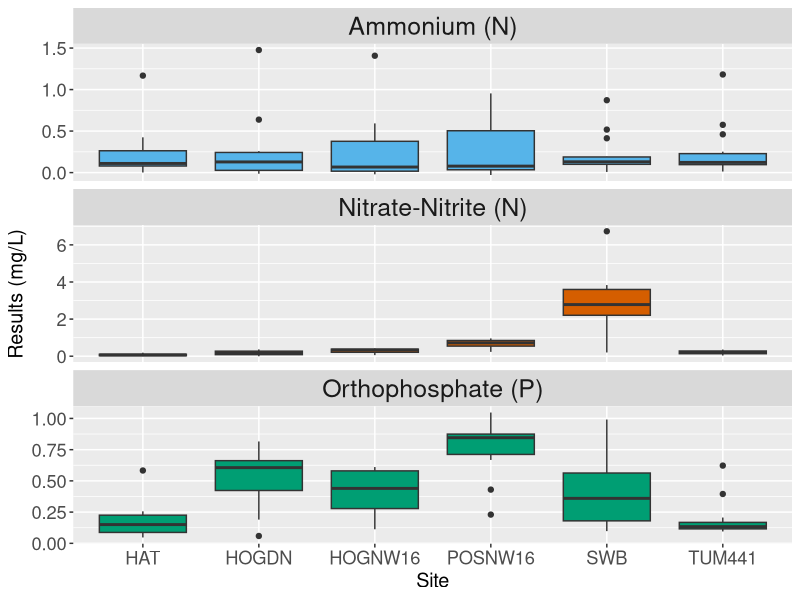
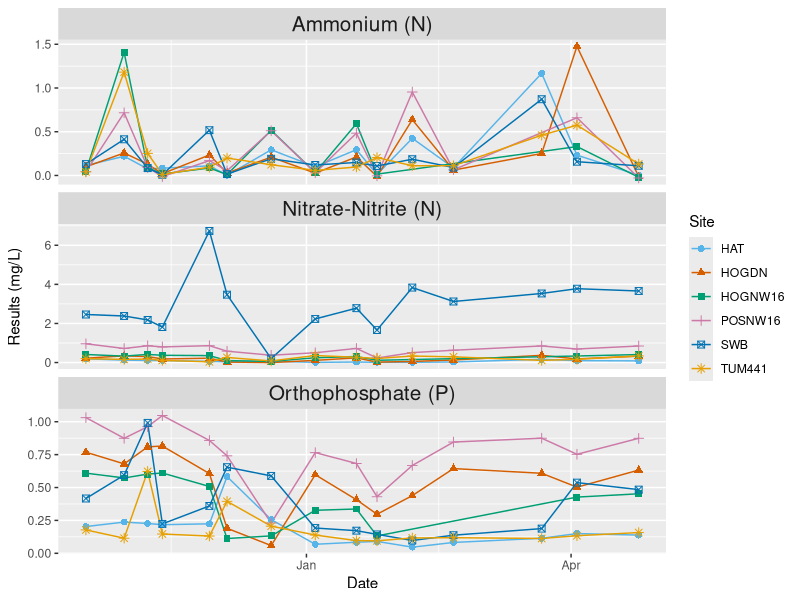
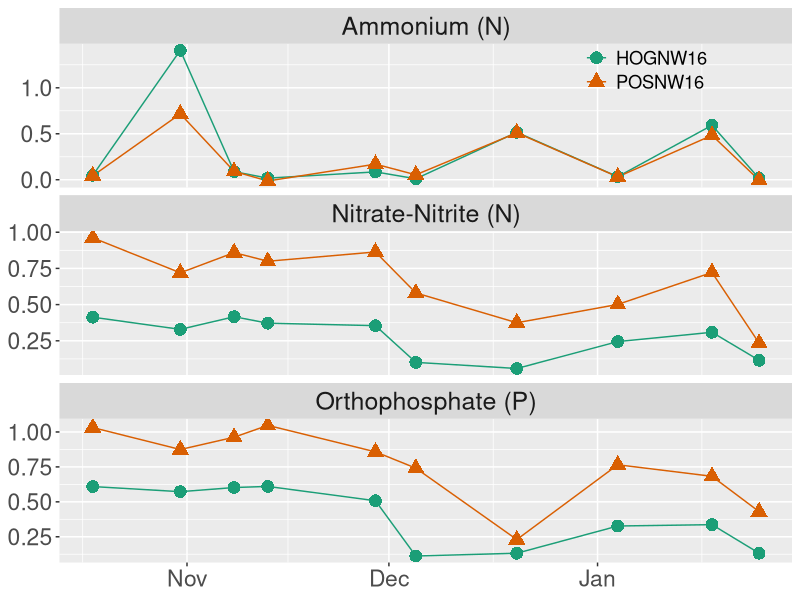
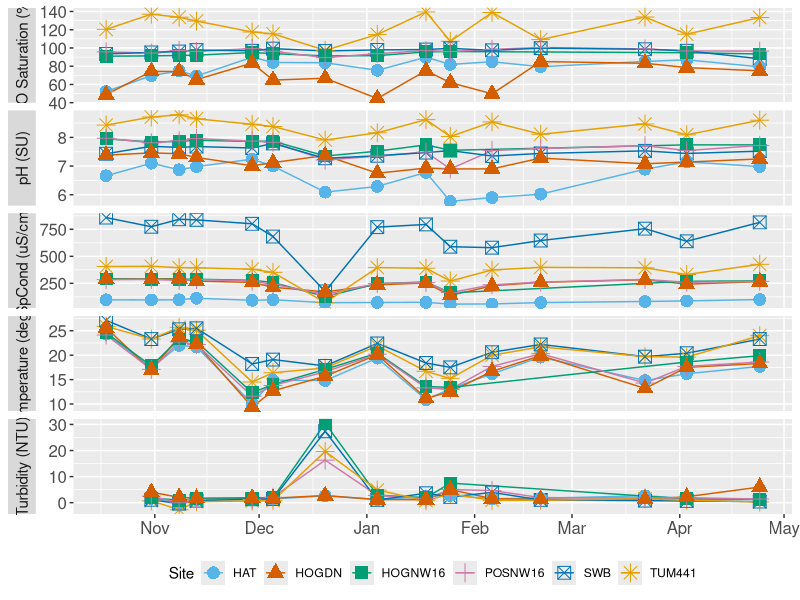

The R script that drew these images, in order:
##Data run for SFS conference on 5/19/2019

##Parameter List with Units
#DO - dissolved oxygen (mg/L)
#DO_Sat - dissolved oxygen saturation (%)
#Temp - water temperature (deg C)
#SpCond - specific conductivity (uS/cm)
#pH - pH (SU)
#Turb - turbidity (NTU)

####NOx, O_P, NH4 all filtered samples###

#NOx - Nitrate(NO3)-Nitrite(NO2)-N (mg/L)
#OP - orthophosphate(P) (mg/L)
#NH4 - ammonia(N) (mg/L)

####Sample Replications (col = Rep) 
#a = 1; b = 2; c = 3; d = not a rep just a reading

########################Call in and format data########################################

#call in packages

library(tidyverse)
library(lubridate)
library(RColorBrewer)

#set working directory

setwd('C:/Users/Emily/Documents/gnv_streams/SFS Poster')

#call in data file

data_nut = read_csv('gnv_nutrientdata_20190502.csv', col_types = cols(
  Site = col_character(),
  REP = col_character(),
  Date = col_date(format = "%m/%d/%Y"),
  Time = col_time(format = ""),
  Analyte = col_character(),
  Result = col_double()))#nutrient data; fixed date format for date column


data_fp = read_csv('gnv_fpdata_20190502.csv', col_types = cols(
  Site = col_character(),
  Date = col_date(format = "%m/%d/%Y"),
  Time = col_time(format = ""),
  Analyte = col_character(),
  Result = col_double()))#field parameter data


#change date to show only as month; will need to change as POR spans > than 1 year

#lubridate::floor_date(data_nut$Date, unit = 'month')
#lubridate::floor_date(data_fp$Date, unit = 'month')

#####Nutrient Faceted Boxplot (nbp)####

nd2 = data_nut %>% 
  group_by(Date, Site, Analyte) %>%
  summarise(mean = mean(Result))

nd2

npb = ggplot(nd2, aes(x = Site, y = mean, fill = Analyte)) +
  geom_boxplot() + ylab('Results (mg/L)')

npb2 = npb + facet_wrap( . ~ Analyte , scales = 'free_y', nrow = 3, 
                         labeller = as_labeller(c(NH4 = "Ammonium (N)", 
                                                  NOx = "Nitrate-Nitrite (N)", 
                                                  OP = 'Orthophosphate (P)'))) +
  theme(strip.text = element_text(size = 18)) +
  scale_fill_manual(values = c('#56B4E9','#D55E00', '#009E73' )) + guides(fill = FALSE) +
  theme(axis.text = element_text(size = rel(1.2))) + 
  theme(axis.title = element_text(size = rel(1.3)))



npb2

#####Nutrient Time-Series (nts)#####

nut_ts = ggplot(nd2, aes(x = Date, y = mean, fill = Site))

nts = nut_ts + geom_line(aes(group = Site, color = Site)) + ylab('Results (mg/L)') + 
  geom_point(size = 2, aes(x=Date, color = Site, shape = Site)) + 
  facet_wrap( . ~ Analyte , scales = 'free_y', nrow = 3, 
              labeller = as_labeller(c(NH4 = "Ammonium (N)", 
                                       NOx = "Nitrate-Nitrite (N)", 
                                       OP = 'Orthophosphate (P)'))) + 
  theme(strip.text = element_text(size = 15))

nts + scale_color_manual(values = c('#56B4E9','#D55E00', '#009E73', '#CC79A7', '#0072B2', '#E69F00' )) + 
  guides(fill = FALSE)

#####Nutrient Data of just Possum Creek and Hogtown Upstream (pchu_ts)#####

pchu = data_nut %>% 
  filter(Date >= as.Date('2018-10-18') & Date <=  as.Date('2019-01-25') ) %>%
  filter(Site == 'HOGNW16' | Site == 'POSNW16') %>%
  group_by(Date, Site, Analyte) %>%
  summarise(mean = mean(Result))

#only using data from before january because HOGNW16 has been closed for construction and the gap in data looks wierd

pchu

windows()
pchu_nut_ts = ggplot(pchu, aes(x = Date, y = mean, fill = Site))

pchu_ts = pchu_nut_ts + geom_line(aes(group = Site, color = Site)) + ylab('Results (mg/L)') + 
  geom_point(size = 4, aes(x=Date, color = Site, shape = Site)) + 
  scale_x_date(date_breaks = 'month', date_labels = '%b') +
  facet_wrap( . ~ Analyte , scales = 'free_y', nrow = 3, 
              labeller = as_labeller(c(NH4 = "Ammonium (N)", 
                                       NOx = "Nitrate-Nitrite (N)", 
                                       OP = 'Orthophosphate (P)'))) +
  theme(strip.text = element_text(size = 18)) + 
  scale_color_brewer(palette = 'Dark2') + guides(fill = FALSE) +
  theme(axis.text = element_text(size = rel(1.5))) + 
  theme(axis.title = element_blank()) +
  theme(legend.position = c(0.8, 0.95)) +
  theme(legend.background = element_blank()) +
  theme(legend.key = element_blank(), 
        legend.text = element_text(size = rel(1.2))) +
  theme(legend.title = element_blank())

pchu_ts

#####Field Parameter Time Series####

fp2 = data_fp %>% 
  filter(Analyte == 'DO_Sat' | Analyte == 'pH' | Analyte == 'SpCond' | Analyte == 'Temp' | Analyte == 'Turb') %>%
  group_by(Site, Analyte)

fp2

field_param_ts = ggplot(fp2, aes(x = Date, y = Result))

fpts = field_param_ts + geom_line(aes(group = Site, color = Site)) + ylab(NULL) + 
  geom_point(size = 4, aes(x=Date, color = Site, shape = Site)) + 
  scale_x_date(date_breaks = 'month', date_labels = '%b') +
  facet_wrap( . ~ Analyte , scales = 'free_y', nrow = 5, 
              strip.position = 'left',
              labeller = as_labeller(c(DO_Sat = "DO Saturation (%)", 
                                       pH = 'pH (SU)', 
                                       SpCond = 'SpCond (uS/cm)', 
                                       Temp = 'Temperature (degC)', 
                                       Turb = 'Turbidity (NTU)' ))) + 
  theme(strip.placement = 'outside', strip.text = element_text(size = 11), 
        axis.text = element_text(size = rel(1.1)), 
        axis.title.x = element_blank(),
        legend.position = 'bottom')

fpts + scale_color_manual(values = c('#56B4E9','#D55E00', '#009E73', '#CC79A7', '#0072B2', '#E69F00' )) +
  guides(fill = FALSE, col = guide_legend(nrow = 1)) 
